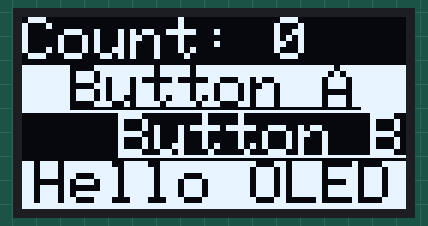
Bench run of a sketch on a simulated Arduino Uno, built for the host (arithmetic inside an expression is 32-bit, double 64-bit). Shown: 128×64 one-colour display.

Above: at 1.1 s.
At 1.6 s:
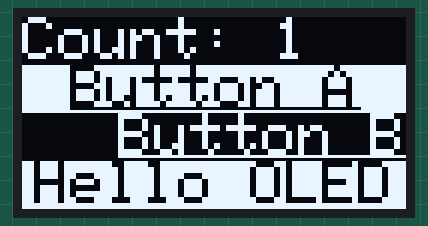
At 6.4 s:
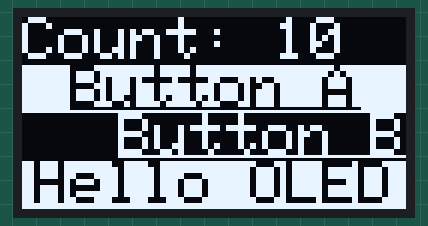
At 11.1 s:
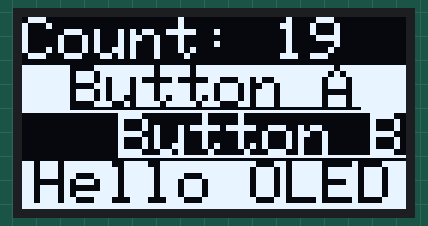
At 20.6 s:
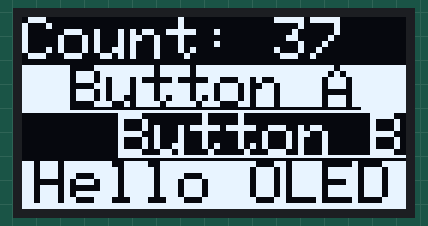
At 39.5 s:
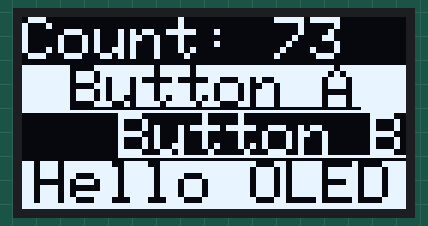

The sketch:

oled_driver_code.ino
```cpp
#include <Wire.h>
#include <Adafruit_GFX.h>
#include <Adafruit_SSD1306.h>

#define SCREEN_WIDTH 128
#define SCREEN_HEIGHT 64
#define OLED_ADDR 0x3D

Adafruit_SSD1306 display(SCREEN_WIDTH, SCREEN_HEIGHT, &Wire1, -1);

enum TextAlign {
    LEFT,
    CENTER,
    RIGHT
};

// ---- OLED Line Driver with Auto TextSize ----
class OLEDLineDisplay {
private:
    Adafruit_SSD1306 &disp;
    int lines;
    int lineHeight;
    int textSize; // calculated automatically
    String lastText[20];
    bool lastUnderline[20];
    bool lastInvert[20];
    TextAlign lastAlign[20];

public:
    OLEDLineDisplay(Adafruit_SSD1306 &d, int numLines) : disp(d) {
        lines = numLines;
        lineHeight = SCREEN_HEIGHT / lines;

        // Calculate text size to fit line height (approx)
        textSize = 1;
        while ((textSize + 1) * 8 <= lineHeight) { // each textSize unit ~8 pixels high for normal font
            textSize++;
        }

        for (int i = 0; i < lines; i++) {
            lastText[i] = "";
            lastUnderline[i] = false;
            lastInvert[i] = false;
            lastAlign[i] = LEFT;
        }
    }

    void begin() {
        disp.clearDisplay();
        disp.setTextColor(SSD1306_WHITE);
        disp.setTextSize(textSize);
    }

    void drawLine(int lineNum, const char* text, bool underline = false, bool invert = false, TextAlign align = LEFT) {
        if (lineNum < 0 || lineNum >= lines) return;

        int y = lineNum * lineHeight;

        int prevWidth = lastText[lineNum].length() * 6 * textSize;
        int newWidth = strlen(text) * 6 * textSize;

        if (lastText[lineNum] != text || lastUnderline[lineNum] != underline || lastInvert[lineNum] != invert || lastAlign[lineNum] != align || newWidth < prevWidth) {
            // Clear full line area
            disp.fillRect(0, y, SCREEN_WIDTH, lineHeight, invert ? SSD1306_WHITE : SSD1306_BLACK);

            // Compute X based on alignment
            int x = 0;
            if (align == CENTER) {
                x = (SCREEN_WIDTH - newWidth) / 2;
            } else if (align == RIGHT) {
                x = SCREEN_WIDTH - newWidth;
            }

            disp.setCursor(x, y);
            disp.setTextColor(invert ? SSD1306_BLACK : SSD1306_WHITE);
            disp.setTextSize(textSize);
            disp.print(text);

            if (underline) {
                disp.drawLine(x, y + lineHeight - 2, x + newWidth, y + lineHeight - 2, invert ? SSD1306_BLACK : SSD1306_WHITE);
            }

            lastText[lineNum] = String(text);
            lastUnderline[lineNum] = underline;
            lastInvert[lineNum] = invert;
            lastAlign[lineNum] = align;
        }
    }

    void update() { disp.display(); }

    void clear() {
        disp.clearDisplay();
        for (int i = 0; i < lines; i++) {
            lastText[i] = "";
            lastUnderline[i] = false;
            lastInvert[i] = false;
            lastAlign[i] = LEFT;
        }
    }

    int getLineHeight() { return lineHeight; }
    int getTextSize() { return textSize; }
};

// ---- Global OLEDLineDisplay object ----
OLEDLineDisplay oled(display, 4); // 4 lines for example

void setup() {
    Serial.begin(9600);
    delay(1000);

    Wire1.begin();
    if (!display.begin(SSD1306_SWITCHCAPVCC, OLED_ADDR)) {
        Serial.println("OLED failed");
        while (1);
    }

    oled.begin();
}

void loop() {
    static int counter = 0;
    char buf[32];
    snprintf(buf, sizeof(buf), "Count: %d", counter++);

    oled.drawLine(0, buf, false, false, LEFT);        // left aligned
    oled.drawLine(1, "Button A", true, true, CENTER); // centered, underlined + inverted
    oled.drawLine(2, "Button B", true, false, RIGHT); // right aligned + underlined
    oled.drawLine(3, "Hello OLED", false, true, CENTER); // centered + inverted

    oled.update();
    delay(500);
}
```

Measured:
- what the display in image 0 shows lasts 0.5 s, from 1.1 s to 1.6 s
